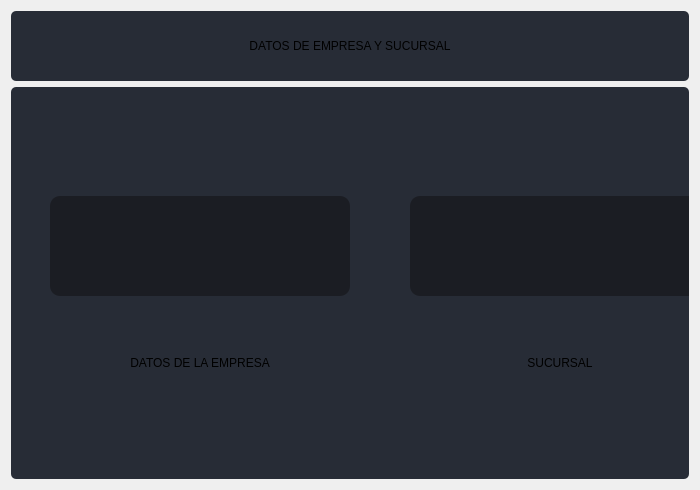
                  <widget class="QWidget" name="page_empresa">
                   <layout class="QVBoxLayout" name="verticalLayout_10">
                    <item>
                     <widget class="QFrame" name="frame_4">
                      <property name="minimumSize">
                       <size>
                        <width>0</width>
                        <height>70</height>
                       </size>
                      </property>
                      <property name="maximumSize">
                       <size>
                        <width>16777215</width>
                        <height>70</height>
                       </size>
                      </property>
                      <property name="styleSheet">
                       <string notr="true">background-color: rgb(39, 44, 54);
border-radius: 5px;</string>
                      </property>
                      <property name="frameShape">
                       <enum>QFrame::StyledPanel</enum>
                      </property>
                      <property name="frameShadow">
                       <enum>QFrame::Raised</enum>
                      </property>
                      <layout class="QVBoxLayout" name="verticalLayout_19">
                       <item>
                        <layout class="QVBoxLayout" name="verticalLayout_17">
                         <item>
                          <widget class="QLabel" name="label">
                           <property name="styleSheet">
                            <string notr="true">font: 75 20pt &quot;MS Shell Dlg 2&quot;;</string>
                           </property>
                           <property name="text">
                            <string>DATOS DE EMPRESA Y SUCURSAL</string>
                           </property>
                           <property name="alignment">
                            <set>Qt::AlignCenter</set>
                           </property>
                          </widget>
                         </item>
                        </layout>
                       </item>
                      </layout>
                     </widget>
                    </item>
                    <item>
                     <widget class="QFrame" name="frame_5">
                      <property name="styleSheet">
                       <string notr="true">background-color: rgb(39, 44, 54);
border-radius: 5px;</string>
                      </property>
                      <property name="frameShape">
                       <enum>QFrame::StyledPanel</enum>
                      </property>
                      <property name="frameShadow">
                       <enum>QFrame::Raised</enum>
                      </property>
                      <layout class="QVBoxLayout" name="verticalLayout_18">
                       <item>
                        <layout class="QFormLayout" name="formLayout_2">
                         <property name="fieldGrowthPolicy">
                          <enum>QFormLayout::FieldsStayAtSizeHint</enum>
                         </property>
                         <property name="labelAlignment">
                          <set>Qt::AlignCenter</set>
                         </property>
                         <property name="formAlignment">
                          <set>Qt::AlignHCenter|Qt::AlignTop</set>
                         </property>
                         <property name="horizontalSpacing">
                          <number>60</number>
                         </property>
                         <property name="verticalSpacing">
                          <number>60</number>
                         </property>
                         <item row="0" column="0">
                          <spacer name="verticalSpacer_7">
                           <property name="orientation">
                            <enum>Qt::Vertical</enum>
                           </property>
                           <property name="sizeHint" stdset="0">
                            <size>
                             <width>20</width>
                             <height>40</height>
                            </size>
                           </property>
                          </spacer>
                         </item>
                         <item row="3" column="0">
                          <widget class="QLabel" name="label_6">
                           <property name="minimumSize">
                            <size>
                             <width>300</width>
                             <height>0</height>
                            </size>
                           </property>
                           <property name="styleSheet">
                            <string notr="true">font: 18pt &quot;MS Shell Dlg 2&quot;;</string>
                           </property>
                           <property name="text">
                            <string>DATOS DE LA EMPRESA</string>
                           </property>
                           <property name="alignment">
                            <set>Qt::AlignCenter</set>
                           </property>
                          </widget>
                         </item>
                         <item row="3" column="1">
                          <widget class="QLabel" name="label_7">
                           <property name="minimumSize">
                            <size>
                             <width>300</width>
                             <height>0</height>
                            </size>
                           </property>
                           <property name="styleSheet">
                            <string notr="true">font: 75 18pt &quot;MS Shell Dlg 2&quot;;</string>
                           </property>
                           <property name="frameShape">
                            <enum>QFrame::NoFrame</enum>
                           </property>
                           <property name="text">
                            <string>SUCURSAL</string>
                           </property>
                           <property name="alignment">
                            <set>Qt::AlignCenter</set>
                           </property>
                          </widget>
                         </item>
                         <item row="4" column="0">
                          <spacer name="verticalSpacer_8">
                           <property name="orientation">
                            <enum>Qt::Vertical</enum>
                           </property>
                           <property name="sizeHint" stdset="0">
                            <size>
                             <width>20</width>
                             <height>40</height>
                            </size>
                           </property>
                          </spacer>
                         </item>
                         <item row="2" column="1">
                          <widget class="QPushButton" name="btn_datos_sucursal">
                           <property name="minimumSize">
                            <size>
                             <width>300</width>
                             <height>100</height>
                            </size>
                           </property>
                           <property name="styleSheet">
                            <string notr="true">QPushButton {
	border-color: rgb(27, 29, 35);
	font: 75 16pt &quot;MS Shell Dlg 2&quot;;
	color: rgb(240, 240, 240);
	background-color: rgb(27, 29, 35);
	border: 0px solid;
	border-radius: 10px;	
}
QPushButton:hover {
	background-color:rgb(44, 49, 60);
	border-color: rgb(27, 29, 35);
	border: 2px solid;
}</string>
                           </property>
                           <property name="text">
                            <string/>
                           </property>
                           <property name="icon">
                            <iconset resource="files.qrc">
                             <normaloff>:/80x80/icons/80x80/ct-sucursal.png</normaloff>:/80x80/icons/80x80/ct-sucursal.png</iconset>
                           </property>
                           <property name="iconSize">
                            <size>
                             <width>300</width>
                             <height>100</height>
                            </size>
                           </property>
                          </widget>
                         </item>
                         <item row="2" column="0">
                          <widget class="QPushButton" name="btn_datos_empresa">
                           <property name="minimumSize">
                            <size>
                             <width>300</width>
                             <height>100</height>
                            </size>
                           </property>
                           <property name="styleSheet">
                            <string notr="true">QPushButton {
	border-color: rgb(27, 29, 35);
	font: 75 16pt &quot;MS Shell Dlg 2&quot;;
	color: rgb(240, 240, 240);
	background-color: rgb(27, 29, 35);
	border: 0px solid;
	border-radius: 10px;	
}
QPushButton:hover {
	background-color:rgb(44, 49, 60);
	border-color: rgb(27, 29, 35);
	border: 2px solid;
}</string>
                           </property>
                           <property name="text">
                            <string/>
                           </property>
                           <property name="icon">
                            <iconset resource="files.qrc">
                             <normaloff>:/80x80/icons/80x80/ct-enterprise2.png</normaloff>:/80x80/icons/80x80/ct-enterprise2.png</iconset>
                           </property>
                           <property name="iconSize">
                            <size>
                             <width>300</width>
                             <height>100</height>
                            </size>
                           </property>
                          </widget>
                         </item>
                        </layout>
                       </item>
                      </layout>
                     </widget>
                    </item>
                   </layout>
                  </widget>
